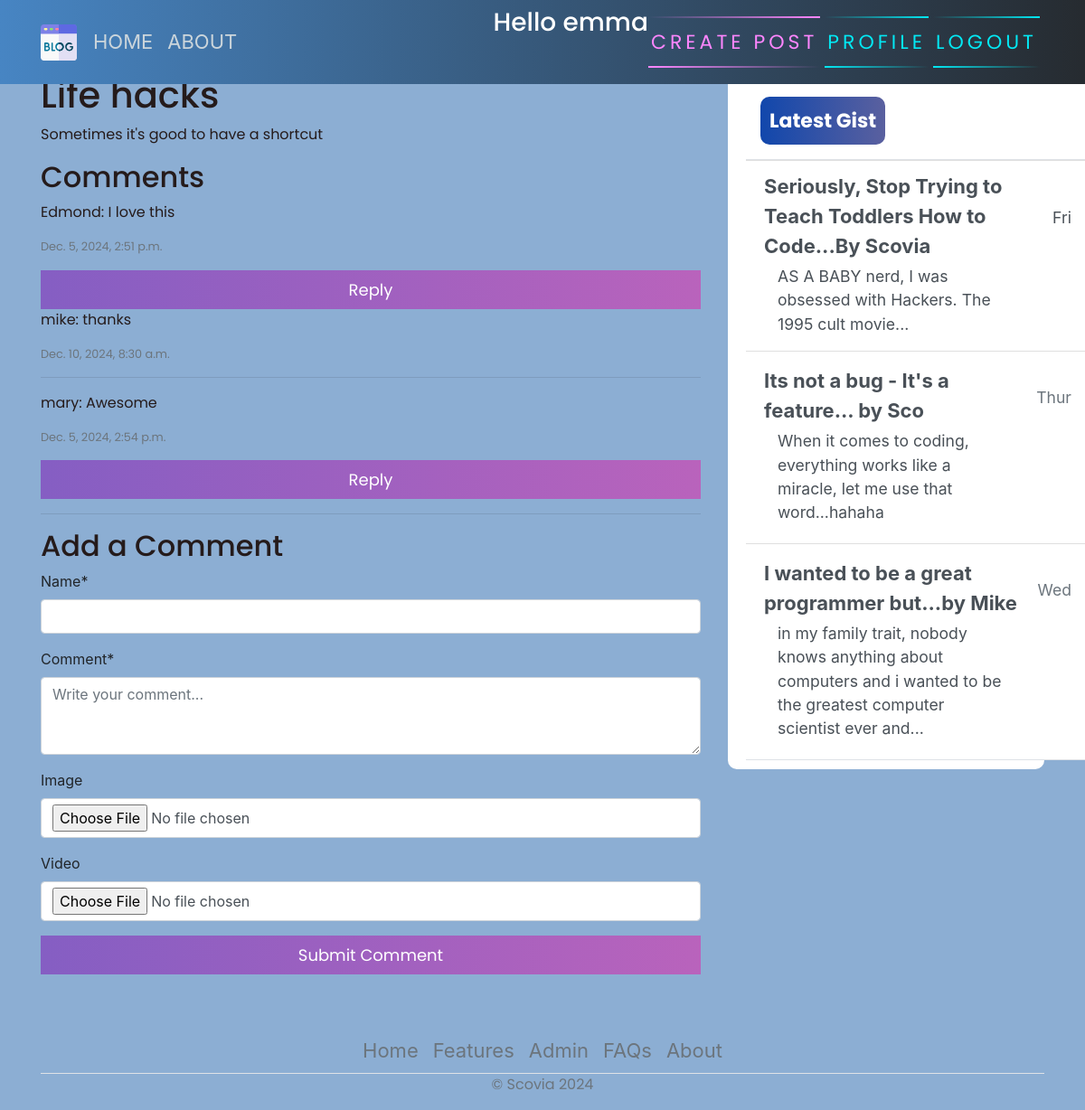
Screenshot of /post/3/ (signed in) with the database file from the repository.
### diary/models.py (models this page shows, shortened)
class Post(models.Model):
    title = models.CharField(max_length=200)
    content = models.TextField()
    date_posted = models.DateTimeField(default=timezone.now)
    author = models.ForeignKey(User, on_delete=models.CASCADE, default=1)

class Comment(models.Model):
    post = models.ForeignKey(Post, on_delete=models.CASCADE, related_name='comments')
    name = models.CharField(max_length=200)
    body = models.TextField()
    image = models.ImageField(upload_to='comment_images/', blank=True, null=True)
    video = models.FileField(upload_to='comment_videos/', blank=True, null=True)
    created_on = models.DateTimeField(auto_now_add=True)
    parent = models.ForeignKey('self', null=True, blank=True, related_name='parent_replies', on_delete=models.CASCADE)

### diary/views.py (the view, shortened to what this page needs)
# urls.py: path('post/<int:pk>/', PostDetailView.as_view(), name="blog-detail"),
class PostDetailView(LoginRequiredMixin, DetailView):
    model = Post
    template_name = 'post_detail.html'
    def get_context_data(self, **kwargs):
        context = super().get_context_data(**kwargs)
        context['comment_form'] = CommentForm()  # Use one form for both comments and replies
        context['comments'] = Comment.objects.filter(post=self.object, parent=None)  # Only top-level comments
        return context

### diary/forms.py
class CommentForm(forms.ModelForm):
    class Meta:
        model = Comment
        fields = ('name', 'body','image','video')
    image = forms.ImageField(required=False, widget=forms.FileInput(attrs={'accept': 'image/*'})) # Accept only images
    video = forms.FileField(required=False, widget=forms.FileInput(attrs={'accept': 'video/*'})) # Accept only videos
    body = forms.CharField(widget=forms.Textarea(attrs={'rows':3, 'placeholder': 'Write your comment...'}), label="Comment")

### diary/templates/post_detail.html (shortened to what this page needs)
{% extends 'base.html' %}
{% load crispy_forms_tags %}
{% block content %}
    <h1>{{ post.title }}</h1>
    <p>{{ post.content }}</p>
    <h2>Comments</h2>
    {% for comment in comments %}
        <div class="comment">
            <p>{{ comment.name }}: {{ comment.body }}</p>
            <p class="small text-muted">{{ comment.created_on }}</p>
            <button onclick="toggleReplyForm({{ comment.id }})">Reply</button>
            {% for reply in comment.parent_replies.all %}  {% comment %} Replies to this comment {% endcomment %}
                <div class="comment reply">
                    <p>{{ reply.name }}: {{ reply.body }}</p>
                    <p class="small text-muted">{{ reply.created_on }}</p>
                </div>
            {% endfor %}
        </div>
        <hr>
    {% empty %}
        <p>No comments yet.</p>
    {% endfor %}
    <h2>Add a Comment</h2>
    <form method="post" enctype="multipart/form-data">  {% csrf_token %}
        {{ comment_form|crispy }}  {% comment %} Use the same form for top-level comments {% endcomment %}
        <button type="submit">Submit Comment</button>
    </form>
{% endblock %}

### diary/templates/base.html (shortened to what this page needs)
{% load static %}
<!DOCTYPE html>
<html>
<head>
    <link rel="stylesheet" href="https://maxcdn.bootstrapcdn.com/bootstrap/4.0.0/css/bootstrap.min.css">
    <link rel="stylesheet" href="{% static 'main.css' %}">
</head>
<body>
    <header class="site-header">
      <nav class="navbar navbar-expand-md navbar-dark bg-steel fixed-top">
        <div class="container">
          <div class="collapse navbar-collapse" id="navbarToggle">
            <div class="navbar-nav mr-auto">
                {% if user.is_authenticated %}
              <a class="nav-item nav-link" href="{% url 'blog-home' %}">HOME</a>
              <a class="nav-item nav-link" href="{% url 'blog-about' %}">ABOUT</a>
            </div>
            <div class="navbar-nav">
           <h3 style="color: white;">Hello {{request.user}}</h3>
                <a href="{% url 'blog-new' %}" id="auth-links">
                <span></span>
                <span></span>
                Create Post
            </a>
                <a href="{% url 'profile' %}" id="auth-links">
                <span></span>
                <span></span>
                Profile
            </a>
                <a href="{% url 'logout' %}" id="auth-links">
                <span></span>
                <span></span>
                Logout
            </a>
                {% endif %}
            </div>
          </div>
        </div>
      </nav>
    </header>
    <main role="main" class="container">
      <div class="row">
          <div class="col-md-8">
          </div>
        <div class="col-md-8">
           {% block content %}{% endblock %}
        </div>
        <div class="col-md-4">
          <div class="content-section">
            <div class="d-flex flex-column align-items-stretch flex-shrink-0 bg-white" style="width: 380px;" style="padding-top: 120px;">
                <a id="list-group" style="text-decoration: none;" href="" class="d-flex align-items-center flex-shrink-0 p-3 link-dark text-decoration-none border-bottom">
                  <span class="fs-5 fw-semibold" id="gist-btn">Latest Gist</span>
                </a>
                <div class="list-group list-group-flush border-bottom scrollarea">
                  <a href="#" class="list-group-item list-group-item-action  lh-tight" aria-current="true">
                    <div class="d-flex w-100 align-items-center justify-content-between">
                      <strong class="mb-1">Seriously, Stop Trying to Teach Toddlers How to Code...By Scovia
                    </strong>
                      <small>Fri</small>
                    </div>
                    <div class="col-10 mb-1 small">AS A BABY nerd, I was obsessed with Hackers. The 1995 cult movie... </div>
                  </a>
                  <a href="#" class="list-group-item list-group-item-action py-3 lh-tight">
                    <div class="d-flex w-100 align-items-center justify-content-between">
                      <strong class="mb-1">Its not a bug - It's a feature... by Sco</strong>
                      <small class="text-muted">Thur</small>
                    </div>
                    <div class="col-10 mb-1 small">When it comes to coding, everything works like a miracle, let me use that word...hahaha</div>
                  </a>
                  <a href="#" class="list-group-item list-group-item-action py-3 lh-tight">
                    <div class="d-flex w-100 align-items-center justify-content-between">
                      <strong class="mb-1">I wanted to be a great programmer but...by Mike</strong>
                      <small class="text-muted">Wed</small>
                    </div>
                    <div class="col-10 mb-1 small">in my family trait, nobody knows anything about computers and i wanted to be the greatest computer scientist ever and...</div>
                  </a>
                </div>
              </div>
          </div>
        </div>
      </div>
        <footer class="" >
          <ul class="nav justify-content-center border-bottom"  style="margin-top: 60px;">
            <li class="nav-item"><a href="#" class="nav-link px-2 text-muted">Home</a></li>
            <li class="nav-item"><a href="#" class="nav-link px-2 text-muted">Features</a></li>
            <li class="nav-item"><a href="admin/" class="nav-link px-2 text-muted">Admin</a></li>
            <li class="nav-item"><a href="#" class="nav-link px-2 text-muted">FAQs</a></li>
            <li class="nav-item"><a href="#" class="nav-link px-2 text-muted">About</a></li>
          </ul>
          <p class="text-center text-muted">&copy; Scovia 2024</p>
        </footer>
    </main>
</body>
</html>

### diary/static/main.css (style rules this page uses)
body { background-color: rgb(140, 174, 211); margin-top: 5rem; background-size: contain; background-repeat: no-repeat; }
h1, h2, h3, h4, h5, h6, p { color: #251b1b; font-family: 'Poppins', sans-serif; }
ul { margin: 0; }
.bg-steel { background: linear-gradient(270deg, rgb(38, 43, 48) 0%, rgb(71, 133, 195) 100%); }
.site-header .navbar-nav .nav-link { color: #cbd5db; }
.content-section { background: #ffffff; padding: 10px 20px; border-radius: 10px; margin-bottom: 20px; }
svg { width: 50px; height: 50px; }
#auth-links { font-family: 'Poppins', sans-serif; position: relative; display: inline-block; padding: 12px 3px; margin: 10px 0; color: #03e9f4; text-decoration: none; text-transform: uppercase; transition: 0.5s; letter-spacing: 4px; overflow: hidden; margin-right: 5px; }
#auth-links:nth-child(2) { filter: hue-rotate(110deg); }
#auth-links span { position: absolute; display: block; }
#auth-links span:nth-child(1) { top: 0; left: 0; width: 100%; height: 2px; background: linear-gradient(90deg,transparent,#03e9f4); animation: animate1 1s linear infinite; }
#auth-links span:nth-child(3) { bottom: 0; right: 0; width: 100%; height: 2px; background: linear-gradient(270deg,transparent,#03e9f4); animation: animate3 1s linear infinite; animation-delay: 0.50s; }
#gist-btn { color: black; background: linear-gradient(270deg, rgb(90, 96, 159) 0%, rgb(17, 71, 172) 100%); padding: 10px; color: white; font-family: 'Poppins', sans-serif; font-weight: bold; border-radius: 10px; }
button { font-family: 'Poppins', sans-serif; border: none; outline: 0; display: inline-block; padding: 8px; color: white; background-color: #000; text-align: center; cursor: pointer; width: 100%; font-size: 18px; transition: 1s; background: linear-gradient(270deg, rgb(185, 99, 188) 0%, rgb(133, 94, 195) 100%); }
a { text-decoration: none; font-size: 22px; color: black; }

### rows the page displays
Post: title "Life hacks", content "Sometimes it's good to have a shortcut"
Comment: name "Edmond", body "I love this", created_on "Dec. 5, 2024, 2:51 p.m."
Comment: name "mike", body "thanks", created_on "Dec. 10, 2024, 8:30 a.m."
Comment: name "mary", body "Awesome", created_on "Dec. 5, 2024, 2:54 p.m."

### other values shown
{{ request.user }} "emma"
